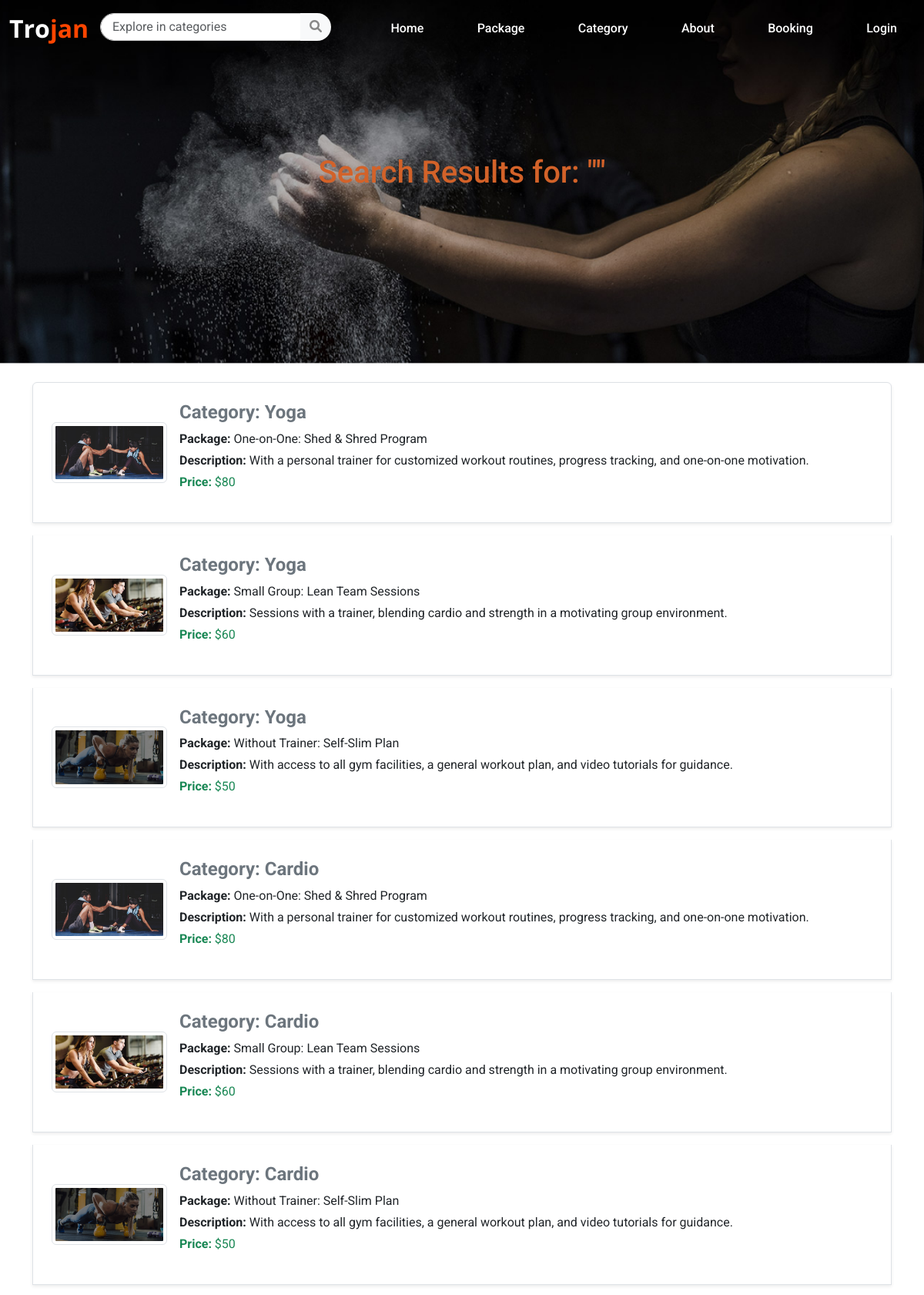
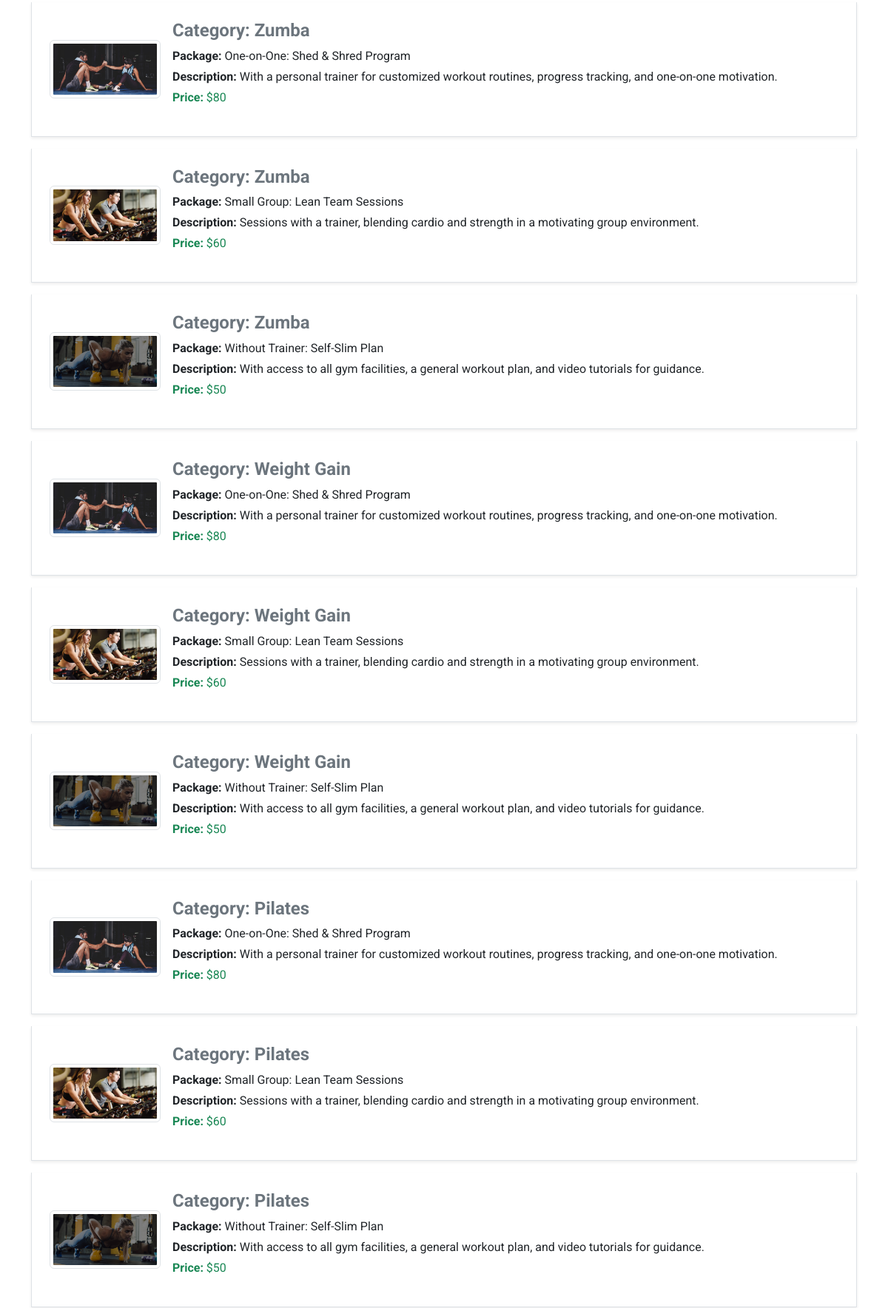
Screenshot of /search (upper part) with the database file from the repository (2 pictures, top to bottom).
### tables this page shows
CREATE TABLE "packages" (
	"packagesid"	INTEGER,
	"categoryid"	INTEGER,
	"packagename"	VARCHAR(255) NOT NULL,
	"description"	TEXT DEFAULT NULL,
	"price"	DECIMAL(10, 2) DEFAULT NULL,
	"photo"	VARCHAR(255) DEFAULT NULL, group_size INTEGER DEFAULT 1,
	PRIMARY KEY("packagesid" AUTOINCREMENT)
);

CREATE TABLE "categories" (
	"categoryid"	INTEGER,
	"categoryname"	VARCHAR(255) NOT NULL,
	"categorystatus"	VARCHAR(100),
	"poster"	TEXT DEFAULT NULL,
	"video"	TEXT DEFAULT NULL,
	PRIMARY KEY("categoryid" AUTOINCREMENT)
);

### app.py (the view)
@app.route('/search', methods=['GET'])
def search_items():
    uid = session.get('userid')
    search_term = request.args.get('query', '')
    print(f"Search term: {search_term}")  # Debugging to confirm the search term is being captured
    try:
        conn = sqlite3.connect(DATABASE_PATH)
        print("Connected to the database successfully.")
    except sqlite3.Error as e:
        print(f"Database connection failed: {e}")
        return jsonify({"error": "Database connection failed"}), 500
    cur = conn.cursor()
    try:
        query = """
            SELECT c.categoryname, p.packagename, p.description, p.price, p.photo
            FROM categories c
            LEFT JOIN packages p ON c.categoryid = p.categoryid
            WHERE c.categoryname LIKE ? OR p.packagename LIKE ?
        """
        cur.execute(query, ('%' + search_term + '%', '%' + search_term + '%'))
        rows = cur.fetchall()
        cur.close()
        conn.close()
        if rows:
            return render_template('search_results.html', search_term=search_term, rows=rows,uid=uid)
        else:
            flash("No results found matching your search.", "danger")
            return redirect(url_for('home'))
    except sqlite3.Error as e:
        print(f"SQL error: {e}")
        return jsonify({"error": "Query execution failed"}), 500

### templates/search_results.html
{% extends 'base.html' %}
{% block content %}
<div
    style="background-image: url('/static/photos/hero-2.png'); background-size: cover; background-position: center; padding: 200px 0; color: white; text-align: center;">
    <h1 class="text-center mb-4" style="color: #d36229;">Search Results for: "{{ search_term }}"</h1>
</div>
<div class="container mt-4">
    {% if rows %}
    <ul class="list-group">
        {% for row in rows %}
        <li class="list-group-item mb-3 shadow-sm p-4">
            <div class="d-flex flex-column flex-md-row align-items-start align-items-md-center">
                {% if row[4] %}
                <img src="{{ url_for('static', filename='photos/' ~ row[4]) }}" alt="{{ row[1] }}"
                    class="img-thumbnail me-md-3 mb-3 mb-md-0" style="max-width: 150px; max-height: 150px;">
                {% endif %}
                <div>
                    <h4 class="fw-bold text-secondary">Category: {{ row[0] }}</h4>
                    <p class="mb-1"><strong>Package:</strong> {{ row[1] }}</p>
                    <p class="mb-1"><strong>Description:</strong> {{ row[2] }}</p>
                    <p class="text-success"><strong>Price:</strong> ${{ row[3] }}</p>
                </div>
            </div>
        </li>
        {% endfor %}
    </ul>
    {% else %}
    <div class="alert alert-warning text-center mt-4">
        <p>No results found. Try searching for something else!</p>
    </div>
    {% endif %}
</div>
{% endblock %}

### static/css/base.css (style rules this page uses)
body { margin: 0; padding: 0; font-family: "Roboto", sans-serif; }

### rows the page displays
packages: photo (picture), categoryname "Yoga", packagename "One-on-One: Shed & Shred Program", description "With a personal trainer for customized workout routines, progress tracking, and one-on-one motivation.", price "80"
packages: photo (picture), categoryname "Yoga", packagename "Small Group: Lean Team Sessions", description "Sessions with a trainer, blending cardio and strength in a motivating group environment.", price "60"
packages: photo (picture), categoryname "Yoga", packagename "Without Trainer: Self-Slim Plan", description "With access to all gym facilities, a general workout plan, and video tutorials for guidance.", price "50"
packages: photo (picture), categoryname "Cardio", packagename "One-on-One: Shed & Shred Program", description "With a personal trainer for customized workout routines, progress tracking, and one-on-one motivation.", price "80"
packages: photo (picture), categoryname "Cardio", packagename "Small Group: Lean Team Sessions", description "Sessions with a trainer, blending cardio and strength in a motivating group environment.", price "60"
packages: photo (picture), categoryname "Cardio", packagename "Without Trainer: Self-Slim Plan", description "With access to all gym facilities, a general workout plan, and video tutorials for guidance.", price "50"
packages: photo (picture), categoryname "Zumba", packagename "One-on-One: Shed & Shred Program", description "With a personal trainer for customized workout routines, progress tracking, and one-on-one motivation.", price "80"
packages: photo (picture), categoryname "Zumba", packagename "Small Group: Lean Team Sessions", description "Sessions with a trainer, blending cardio and strength in a motivating group environment.", price "60"
packages: photo (picture), categoryname "Zumba", packagename "Without Trainer: Self-Slim Plan", description "With access to all gym facilities, a general workout plan, and video tutorials for guidance.", price "50"
packages: photo (picture), categoryname "Weight Gain", packagename "One-on-One: Shed & Shred Program", description "With a personal trainer for customized workout routines, progress tracking, and one-on-one motivation.", price "80"
packages: photo (picture), categoryname "Weight Gain", packagename "Small Group: Lean Team Sessions", description "Sessions with a trainer, blending cardio and strength in a motivating group environment.", price "60"
packages: photo (picture), categoryname "Weight Gain", packagename "Without Trainer: Self-Slim Plan", description "With access to all gym facilities, a general workout plan, and video tutorials for guidance.", price "50"
packages: photo (picture), categoryname "Pilates", packagename "One-on-One: Shed & Shred Program", description "With a personal trainer for customized workout routines, progress tracking, and one-on-one motivation.", price "80"
packages: photo (picture), categoryname "Pilates", packagename "Small Group: Lean Team Sessions", description "Sessions with a trainer, blending cardio and strength in a motivating group environment.", price "60"
packages: photo (picture), categoryname "Pilates", packagename "Without Trainer: Self-Slim Plan", description "With access to all gym facilities, a general workout plan, and video tutorials for guidance.", price "50"
